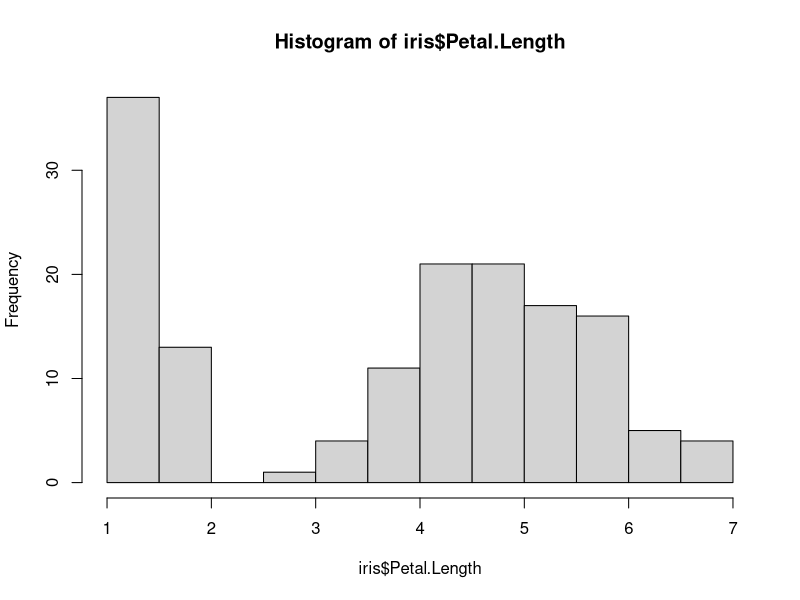
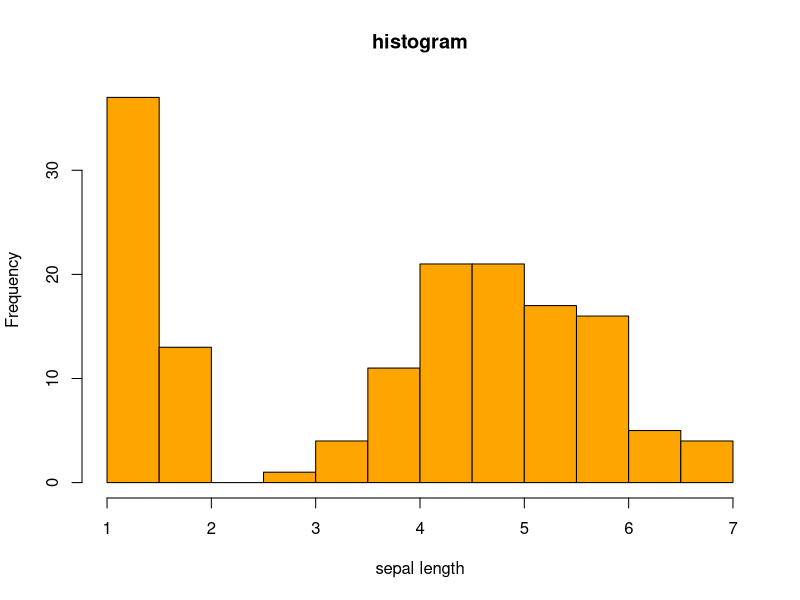
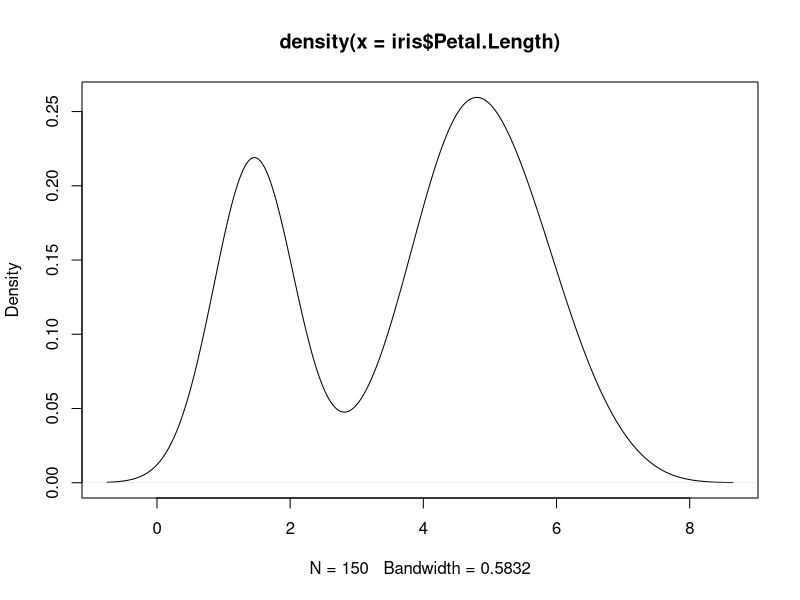

These charts were generated, in order, by the following R code: (Note: this script raises an error after producing the figures.)
data("iris")
data()
View(iris)
dim(iris)
str(iris)
names(iris)
attributes(iris)
sum(is.na(iris))

iris$Sepal.Length <- as.integer(iris$Petal.Length)
mean(iris$Petal.Length)
IQR(iris$Petal.Length)
range(iris$Petal.Length)
var(iris$Petal.Length)
sd(iris$Petal.Length)
summary(iris)
quantile(iris$Petal.Length,c(0.10,0.60,0.70))
library(Hmisc)
describe(iris)
hist(iris$Petal.Length)
hist(iris$Petal.Length,col="orange",xlab="sepal length",main="histogram")
plot(density(iris$Petal.Length))
ggplot(data = iris,aes(Sepal.Length,fill= Species))+geom_density()
table(iris$Species)

pie(table(iris$Species),main="pie chart for species",col = c("orange","green","yellow"))

barplot(table(iris$Species))
cor(iris$Petal.Length,iris$Sepal.Width)
plot(iris$Petal.Length,iris$Petal.Width)

boxplot(iris$Petal.Length)

boxplot(data=iris,Sepal.Length)

pairs(iris[,1:4])
